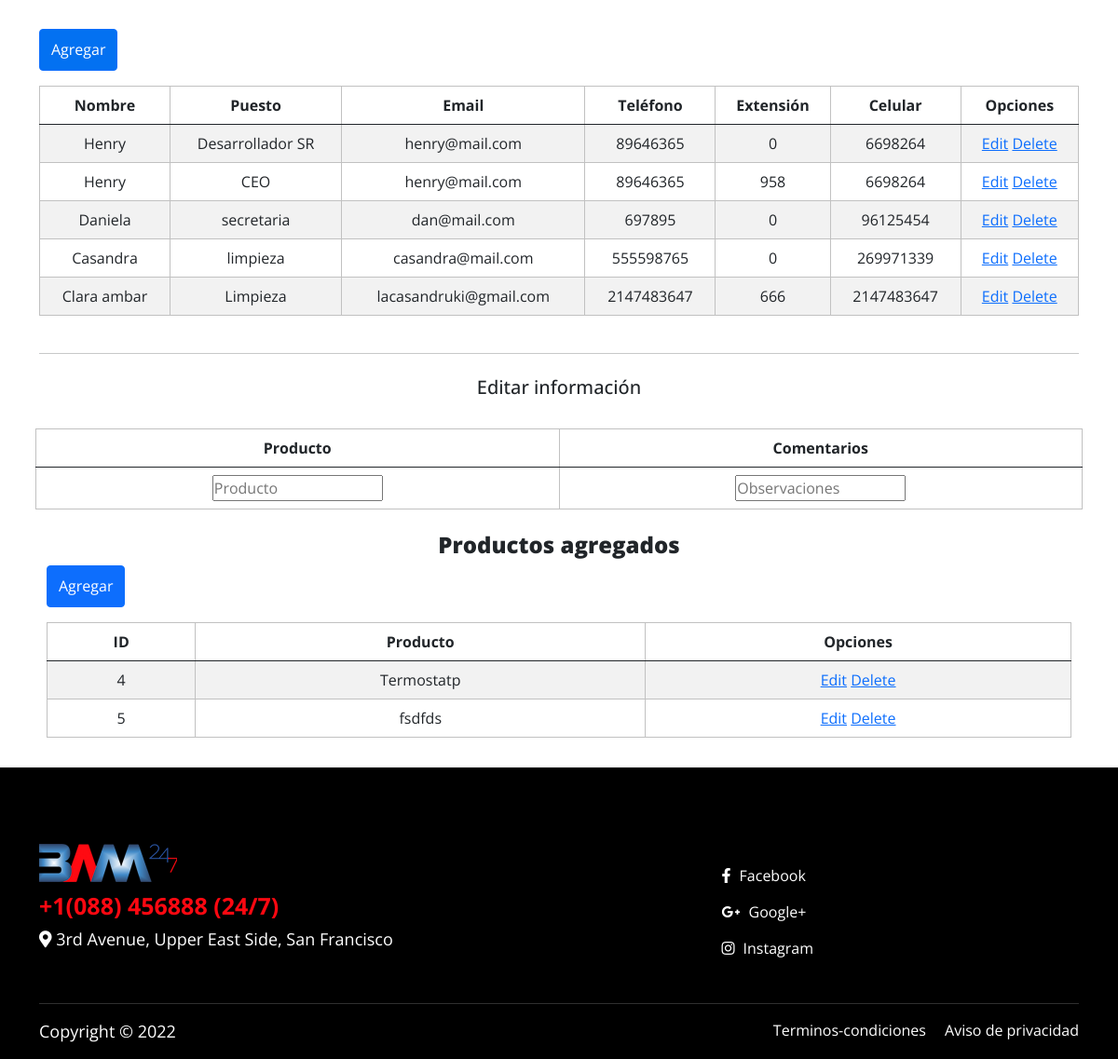
The page /PaginaprincipalDeProveedores.php (signed in, lower part) on the database as committed earlier.
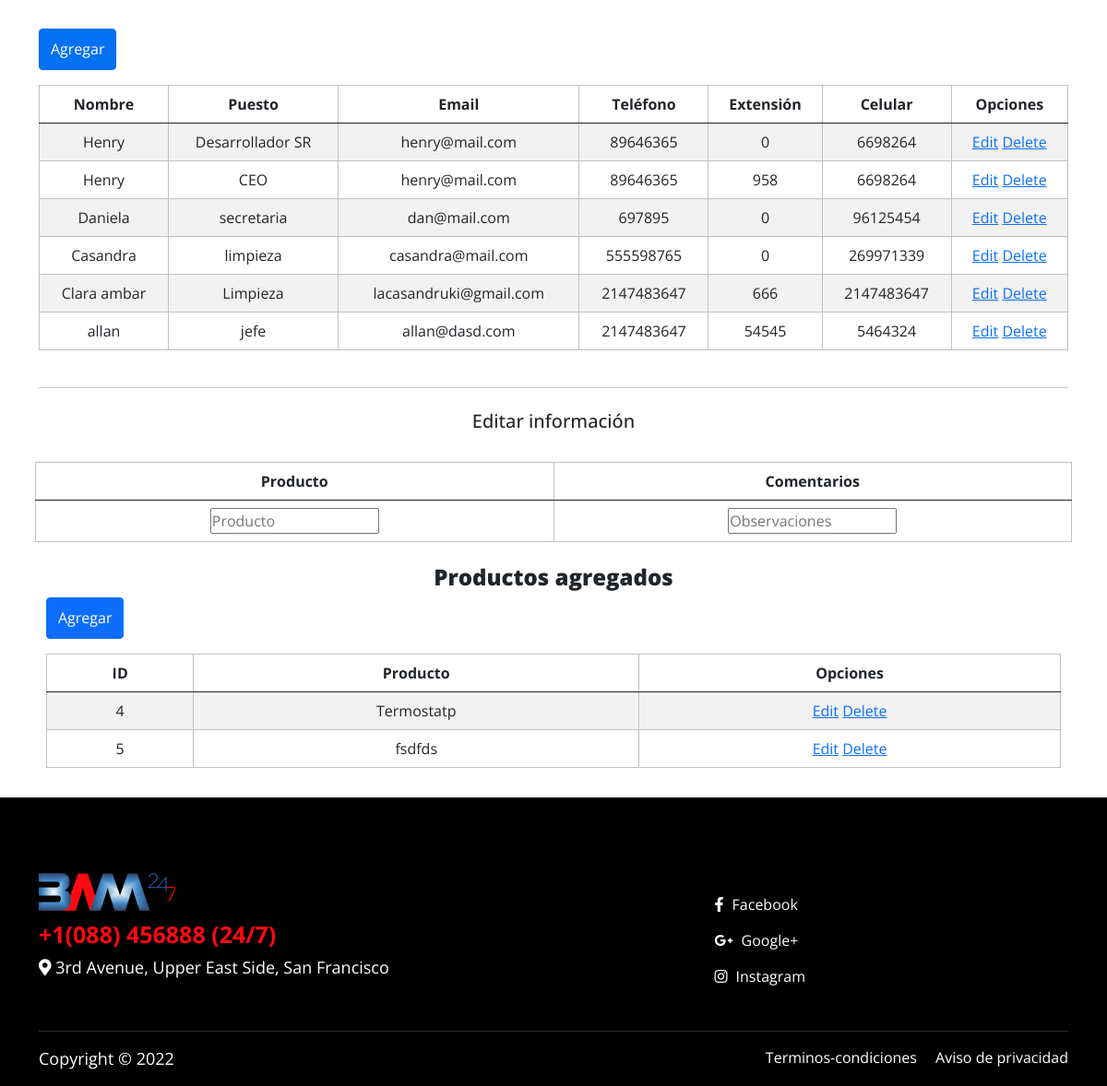
The same page on the database as committed later.
### tables this page shows
CREATE TABLE IF NOT EXISTS `contacto` (
  `ID_contacto` int NOT NULL AUTO_INCREMENT,
  `Nombre` varchar(50) NOT NULL,
  `Puesto` varchar(50) NOT NULL,
  `Email` varchar(50) NOT NULL,
  `Tel` int NOT NULL,
  `Ext` int DEFAULT NULL,
  `Cel` int NOT NULL,
  `ID_usuario` int NOT NULL,
  PRIMARY KEY (`ID_contacto`),
  KEY `ID_usuario` (`ID_usuario`)
);

CREATE TABLE IF NOT EXISTS `producto` (
  `ID_producto` int NOT NULL AUTO_INCREMENT,
  `Producto` varchar(50) NOT NULL,
  `ID_dtl_producto` int NOT NULL,
  `ID_usuario` int NOT NULL,
  `ID_catalogo` int NOT NULL,
  PRIMARY KEY (`ID_producto`),
  KEY `ID_dtl_producto` (`ID_dtl_producto`,`ID_usuario`,`ID_catalogo`)
);

### php/Conexion.php (called while the page is built, shortened)
<?php
    class Conexion{
      private $host = "localhost";
      private $user = "root";
      private $pass = "";
      private $dbname ="cluster2";
      private $dbh;
      private $stmt;
      public function __construct(){
        $dsn = 'mysql:host='.$this->host . ';dbname='. $this->dbname;
        $options = array(
            PDO::ATTR_PERSISTENT    =>true,
            PDO::ATTR_ERRMODE       =>PDO::ERRMODE_EXCEPTION
        );
        try{
          $this->dbh = new PDO($dsn, $this->user, $this->pass,$options);
        }catch(PDOEception $e){
          $this->error = $e-> getMessage();
        }
      }
      public function query($query){
        $this->stmt = $this->dbh->prepare($query);
      }
      public function execute(){
        return $this->stmt->execute();
      }
      public function resultSet(){
        $this->execute();
        return $this->stmt->fetchAll(PDO::FETCH_ASSOC);
      }
    }
?>

### php/addProducts.php (called while the page is built, shortened)
<?php
	require_once "Conexion.php";
    $producto='';
?>

### PaginaprincipalDeProveedores.php (the view, shortened to what this page needs)
<?php
if(!isset($_SESSION['id_usuario'])){
  header("location: /Login.html");
 }else{
  $id_usr=$_SESSION['id_usuario'];
}
  include_once "php/Conexion.php";
  require_once "php/addProducts.php";
  $database=new Conexion;
  ?>
<!doctype html>
<html lang="es">
  <head>
    <link href="css/bootstrap.min.css" rel="stylesheet">
    <link href="https://unpkg.com/aos@2.3.0/dist/aos.css" rel="stylesheet">
     <link rel="stylesheet" href="https://unpkg.com/aos@next/dist/aos.css" />
    <link rel="stylesheet" href="https://cdn.jsdelivr.net/npm/bootstrap-icons@1.5.0/font/bootstrap-icons.css">
    <link rel="stylesheet" type="text/css" href="https://stackpath.bootstrapcdn.com/font-awesome/4.7.0/css/font-awesome.min.css">
    <link href="css/all.min.css" rel="stylesheet">
    <link href="css/style.css" rel="stylesheet">
    <link rel="stylesheet" href="css/owl.carousel.min.css" />
    <link rel="stylesheet" href="css/owl.theme.default.min.css"/>
  </head>
<body>
 <section class="main-body pt-5 float-start industry-pages">
            <section id = "tabEditar" class="container mt-2 mb-2 p-2 ">
              <form action="php/addContactos.php" method="POST">
                <div class="table-responsive">
                </div>
              </form>
            </section>
            <div class="container">
              <form action="php/addContactos.php" id="addContacts" name="adc" method="POST">
                <div class="table-responsive">
                  <div class="table-wrapper">
                      <div class="table-title">
                          <div class="row">
                                <div class="col-xs-6 mb-3">
                                  <a href="#" class="btn btn-primary" data-bs-toggle="modal" data-bs-target="#tablaModal" style="background-color: #0371F1;"> <span>Agregar</span></a>
                                </div>
                          </div>
                      </div>
                      <table class="table table-striped table-hover text-center">
                          <thead>
                              <tr>
                                  <th>Nombre</th>
                                  <th>Puesto</th>
                                  <th>Email</th>
                                  <th>Teléfono</th>
                                  <th>Extensión</th>
                                  <th>Celular</th>
                                  <th>Opciones</th>
                              </tr>
                          </thead>
                          <tbody>
                            <?php $database-> query("SELECT * FROM contacto WHERE id_usuario=$id_usr");?>
                            <?php $rows = $database->resultSet();?>
                              <?php foreach($rows as $row) :?>
                              <tr>
                                <td><?php echo $row['Nombre']?></td>
                                <td><?php echo $row['Puesto']?></td>
                                <td><?php echo $row['Email']?></td>
                                <td><?php echo $row['Tel']?></td>
                                <td><?php echo $row['Ext']?></td>
                                <td><?php echo $row['Cel']?></td>
                                <td>
                                    <a href="PaginaprincipalDeProveedores.php?edit=<?php $id_cont =$row['ID_contacto']; echo $row['ID_contacto'];?>">Edit</a>
                                    <a href="php/addContactos.php?delete=<?php echo $row['ID_contacto'];?>">Delete</a>
                                </td>
                              </tr>
                              <?php endforeach; ?>
                          </tbody>
                      </table>
                    </div>
                </div>
              </form>
                  </div>
          <div class="container mb-4 mt-4">
              <hr width="100%"/>
          </div>
          <div class="Profile-header text-center">
                  <h5 class="text-dark font-weight-bold text-decoration-none">Editar información</a>
                </div>
            <section id = "tabEditar2" class="container mt-2 mb-2 p-2 ">
              <form action="php/addContactos.php" method="POST">
                <div class="table-responsive">
                  <div class="table-wrapper">
                      <div class="table-title">
                          <div class="row">
                          </div>
                      </div>
                      <table class="table table-hover table-hover text-center">
                          <thead>
                              <tr>
                                  <th>Producto</th>
                                  <th>Comentarios</th>
                              </tr>
                          </thead>
                          <tbody>
                              <tr>
                                <td><input type="text" id="ed_namep" name="ed_namep" value="<?php echo $producto; ?>" placeholder="Producto"></td>
                                <td><input type="text" id="ed_obp" name="ed_obp" value="<?php  ?>" placeholder="Observaciones"></td>
                              </tr>
                          </tbody>
                      </table>
                    </div>
                </div>
             </form>
          <div class="container">
            <form action="php/addProducts.php" id="addContacts" name="adc" method="POST">
              <div class="table-responsive">
                  <div class="table-wrapper">
                      <div class="table-title">
                          <h4 class="text-center mt-2">Productos agregados</h4>
                          <div class="row">
                              <div class="col-xs-6 mb-3">
                                  <a href="#" class="btn btn-primary"data-bs-toggle="modal" data-bs-target="#exampleModal2"> <span>Agregar</span></a>
                              </div>
                          </div>
                      </div>
                      <table class="table table-striped table-hover text-center">
                          <thead>
                              <tr>
                                  <th>ID</th>
                                  <th>Producto</th>
                                  <th>Opciones</th>
                              </tr>
                          </thead>
                          <tbody>
                            <?php $database->query("SELECT ID_producto, Producto from Producto WHERE id_usuario=$id_usr");
                            $res = $database->resultSet();?>
                            <?php foreach($res as $row) :?>
                              <tr>
                                <td><?php echo $row['ID_producto']?></td>
                                <td><?php echo $row['Producto']?></td>
                                  <td>
                                      <a href="PaginaprincipalDeProveedores.php?editP=<?php echo $row['ID_producto'];?>">Edit</a>
                                      <a href="php/addProducts.php?deleteP=<?php echo $row['ID_producto'];?>">Delete</a>
                                  </td>
                              </tr>
                              <?php endforeach; ?>
                          </tbody>
                      </table>
            </form>
                  </div>
</section>
 <div class="footer-link-div float-start pt-5">
  <div class="container">
     <div class="row row-cols-2 row-cols-md-2  row-cols-lg-4">
        <div class="col-6">
           <div class="comon-footer-div pt-4">
               <a href="#">
                  <img src="images/logo-white.png" alt="logo"/>
               </a>
              <h6 class="ft-call"> +1(088) 456888 (24/7) </h6>
              <p class="text-white"> <i class="fas fa-map-marker-alt"></i> 3rd Avenue, Upper East Side,
                San Francisco </p>
           </div>
        </div>
        <div class="col">
          <div class="comon-footer-div pt-4 justify-content-md-end d-grid">
              <ul class="list-unstyled mt-4">
                <li>
                  <a href="#"> <i class="fab fa-facebook-f"></i> Facebook </a>
                </li>
                <li>
                  <a href="#"> <i class="fab fa-google-plus-g"></i> Google+ </a>
                </li>
                <li>
                  <a href="#"> <i class="fab fa-instagram"></i> Instagram </a>
                </li> </ul></div>  </div></div>
     <hr/>
      <div class="d-lg-flex justify-content-between">
        <p class="text-white"> Copyright © 2022</p>
        <div class="link-ft">
           <a href="#"> Terminos-condiciones </a>
           <a href="#" class="ms-lg-3"> Aviso de privacidad </a>
        </div> </div> </div></div>
</body>
</html>

### css/style.css (style rules this page uses)
tbody, td, tfoot, th, thead, tr { border-color: #C1C1C1; border-style: solid; border-width: thin; }
.btn { line-height: 1.9; }
.h4, h4 { font-size: calc(1.275rem + .3vw); font-weight: 800; }
* { padding: 0; margin: 0; }
img { max-width: 100%; }
body { padding: 0; margin: 0; font-family: 'Open Sans', sans-serif; }
.main-body { width: 100%; }
.footer-link-div { background: #000; display: block; width: 100%; }
.ft-call { color: #ff0811; font-family: 'Open Sans', sans-serif; font-size: 25px; font-weight: 700; }
.comon-footer-div ul li a { color: #fff; text-decoration: none; font-family: 'Open Sans', sans-serif; margin-bottom: 15px; width: 100%; display: inline-block; }
.comon-footer-div ul li a i { margin-right: 5px; }
.footer-link-div hr { background: #bbb; }
.footer-link-div a { color: #fff; text-decoration: none; transition: all 0.5s; }

Rows that differ between the two databases and show on the page:
added contacto: Nombre "allan", Puesto "jefe", Email "allan@dasd.com", Tel "2147483647", Ext "54545", Cel "5464324"
